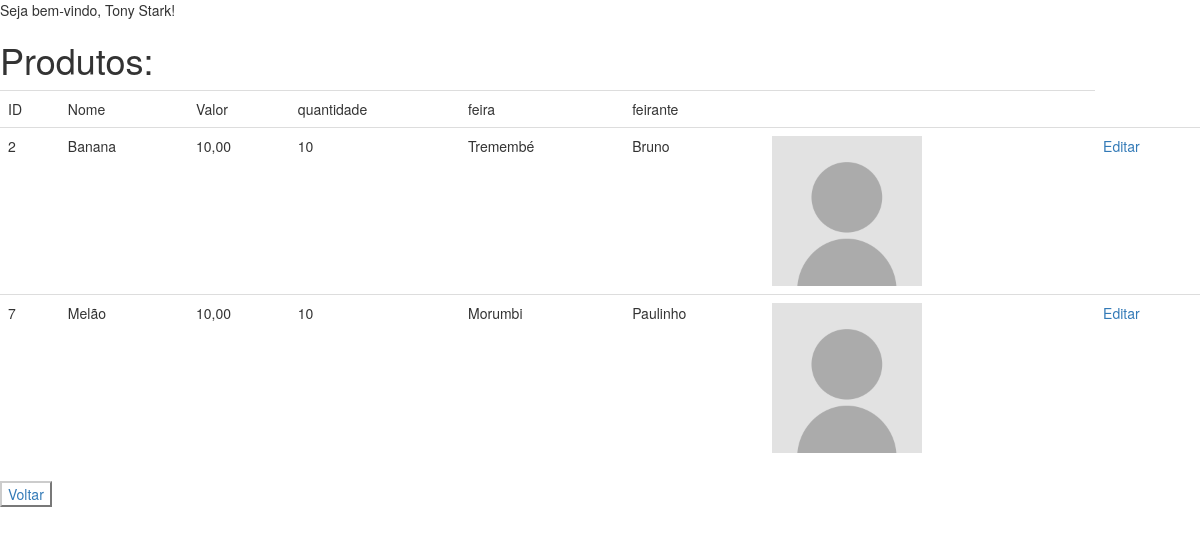
The page /produto (signed in) on the database its author committed.
### tables this page shows
CREATE TABLE usuario (
    login VARCHAR(50) PRIMARY KEY NOT NULL,
    senha VARCHAR(50) NOT NULL,
    nome VARCHAR(50) NOT NULL,
    FOREIGN KEY(login) REFERENCES serie(login)
);

CREATE TABLE produto (
    id_produto INTEGER PRIMARY KEY AUTOINCREMENT,
    nome_produto VARCHAR(50) NOT NULL,
    valor VARCHAR(50) NOT NULL,
    quantidade VARCHAR(1) NOT NULL,
    id_feira INTEGER NOT NULL,
    id_feirante INTEGER NOT NULL,
    id_foto_prod VARCHAR(50) NOT NULL,
    FOREIGN KEY(id_feira) REFERENCES feira(id_feira)
    FOREIGN KEY(id_feirante) REFERENCES feirante(id_feirante)
);

CREATE TABLE feira (
    id_feira INTEGER PRIMARY KEY AUTOINCREMENT,
    bairro VARCHAR(50) NOT NULL,
    horario VARCHAR(50) NOT NULL,
    dia VARCHAR(50) NOT NULL,
    UNIQUE(bairro)
);

CREATE TABLE feirante (
    id_feirante INTEGER PRIMARY KEY AUTOINCREMENT,
    nome_feirante VARCHAR(50) NOT NULL,
    barraca VARCHAR(50) NOT NULL,
    sexo VARCHAR(1) NOT NULL,
    id_feira INTEGER NOT NULL,
    id_foto VARCHAR(50) NOT NULL,
    FOREIGN KEY(id_feira) REFERENCES feira(id_feira)
);

### flask-jinja2-crud-master/serie.py (the view)
@app.route("/produto")
def listar_produtos_api():
    logado = autenticar_login()
    if logado is None:
        return redirect("/")
    lista = db_listar_produtos()
    print(lista)
    return render_template("lista_produtos.html", logado = logado, produtos = lista)

### flask-jinja2-crud-master/serie.py (called while the page is built)
def autenticar_login():
    login = request.cookies.get("login", "")
    senha = request.cookies.get("senha", "")
    return db_fazer_login(login, senha)

def row_to_dict(description, row):
    if row is None: return None
    d = {}
    for i in range(0, len(row)):
        d[description[i][0]] = row[i]
    return d

def rows_to_dict(description, rows):
    result = []
    for row in rows:
        result.append(row_to_dict(description, row))
    return result

def conectar():
    return sqlite3.connect('serie.db')

def db_listar_produtos():
    with closing(conectar()) as con, closing(con.cursor()) as cur:
        cur.execute("SELECT prod.id_produto, prod.nome_produto, prod.valor, prod.quantidade, prod.id_feira, prod.id_feirante, prod.id_foto_prod, f.bairro, fe.nome_feirante, fe.barraca FROM produto prod INNER JOIN feira f ON prod.id_feira = f.id_feira INNER JOIN feirante fe ON prod.id_feirante = fe.id_feirante ORDER BY prod.nome_produto ASC")
        return rows_to_dict(cur.description, cur.fetchall())

def db_fazer_login(login, senha):
    with closing(conectar()) as con, closing(con.cursor()) as cur:
        cur.execute("SELECT u.login, u.senha, u.nome FROM usuario u WHERE u.login = ? AND u.senha = ?", [login, senha])
        return row_to_dict(cur.description, cur.fetchone())

### flask-jinja2-crud-master/templates/lista_produtos.html (shortened to what this page needs)
{% extends "base.html" %}
{% block conteudo %}
    <h1>Produtos:</h1>
    <table class="table">
        <tr>
            <td>ID</td>
            <td>Nome</td>
            <td>Valor</td>
            <td>quantidade</td>
            <td>feira</td>
            <td>feirante</td>
            <td>&nbsp;</td>
        </tr>
        {% for produto in produtos %}
            <tr>
                <td>{{produto['id_produto']}}</td>
                <td>{{produto['nome_produto']}}</td>
                <td>{{produto['valor']}}</td>
                <td>{{produto['quantidade']}}</td>
                <td>{{produto['bairro']}}</td>
                <td>{{produto['nome_feirante']}}</td>
                <td>{% if produto['id_foto_prod'] != '' %}
                    <img src="{{ url_for('produto_download_foto', id_foto_prod = produto['id_foto_prod']) }}" id="foto" width="150"/>
                {% else %}
                    <img src="{{ url_for('static', filename = 'no-photo.png') }}" id="foto" width="150"/>
                {% endif %}</td>
                <td><a href="/produto/{{produto['id_produto']}}">Editar</a></td>
            </tr>
        {% endfor %}
    </table>
    <button class="btn-default"><a href="/">Voltar</a></button>
{% endblock %}

### flask-jinja2-crud-master/templates/base.html (shortened to what this page needs)
<!DOCTYPE html>
<html>
    <head>
        <link rel="stylesheet" href="/static/style.css">
        <link rel="stylesheet" href="https://maxcdn.bootstrapcdn.com/bootstrap/3.4.1/css/bootstrap.min.css">
    </head>
    <body>
        <header>
            Seja bem-vindo, {{logado['nome']}}!
        </header>
        {% block conteudo %}{% endblock %}
    </body>
</html>

### rows shown on the page
usuario: nome "Tony Stark"
produto: id_produto "2", nome_produto "Banana", valor "10,00", quantidade "10", bairro "Tremembé", nome_feirante "Bruno", id_foto_prod (picture)
produto: id_produto "7", nome_produto "Melão", valor "10,00", quantidade "10", bairro "Morumbi", nome_feirante "Paulinho", id_foto_prod (picture)
